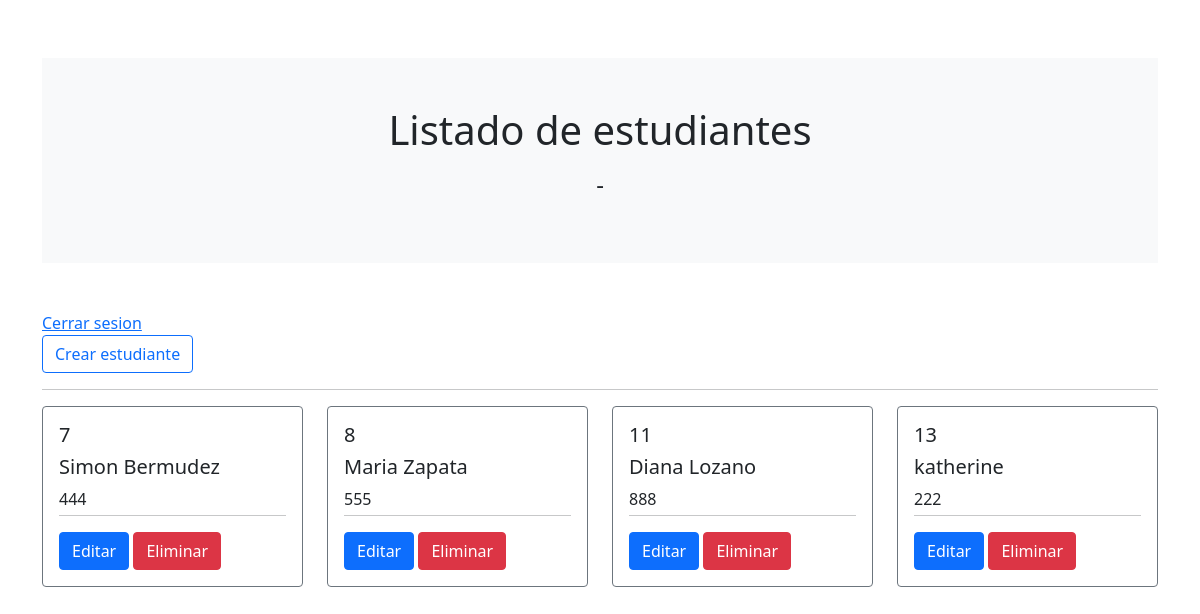
Page /inicio.php on the committed database.
### tables this page shows
CREATE TABLE `estudiante` (
  `cod_estudiante` int(11) NOT NULL,
  `nombre_estudiante` varchar(20) DEFAULT NULL,
  `documento_estudiante` int(10) DEFAULT NULL
);

### inicio.php (called while the page is built, shortened)
<?php
require_once 'modelo/db.php';
$controller = new $controllerName();
$dataToView["data"] = array();
if(method_exists($controller,$_GET["action"])) $dataToView["data"] = $controller->{$_GET["action"]}();
require_once 'vista/plantilla/header.php';
require_once 'vista/'.$_GET["controller"].'/'.$controller->view.'.php';
require_once 'vista/plantilla/footer.php';
?>

### Controlador/estudiante.php (called while the page is built, shortened)
<?php
require_once "Modelo/estudiante.php";
class estudianteController{
    public function __construct() {
        $this->estudianteObj = new estudiante();
    }
    public function list(){
        $this->page_title = 'Listado de estudiantes';
        return $this->estudianteObj->getEstudiante();
    }
}
?>

### Modelo/db.php (called while the page is built, shortened)
<?php
class Db {
    public function __construct() {
        $this->host = constant('DB_HOST');
        $this->db = constant("DB");
        $this->user = constant("DB_USER");
        $this->pass = constant("DB_PASS");
        try {
            $this->conection = new PDO('mysql:host='.$this->host.'; dbname='.$this->db, $this->user, $this->pass);
         } catch (PDOException $e) {
             echo $e->getMessage();
             exit();
         }
    }
}

### Modelo/estudiante.php (called while the page is built, shortened)
<?php
class Estudiante {
    private $table = 'estudiante';
    private $conection;
    public function getConection(){
        $dbObj = new Db();
        $this->conection = $dbObj->conection;
    }
    public function getEstudiante(){
        $sql = "SELECT * FROM ".$this->table;
        $stmt = $this->conection->prepare($sql);
        $stmt->execute();
        return $stmt->fetchAll();
    }
}
?>

### Vista/Estudiante/list_estudiante.php (the view)
<a href="logout.php">Cerrar sesion</a>
<div class="row">
	<div class="col-md-12 text-right">
		<a href="inicio.php?controller=estudiante&action=edit" class="btn btn-outline-primary">Crear estudiante</a>
		<hr/>
	</div>
	<?php
	if(count($dataToView["data"])>0){
		foreach($dataToView["data"] as $estudiante){
			?>
			<div class="col-md-3">
				<div class="card-body border border-secondary rounded">
				<h5 class="card-title"><?php echo $estudiante['cod_estudiante']; ?></h5>
					<h5 class="card-title"><?php echo $estudiante['nombre_estudiante']; ?></h5>
					<div class="card-text"><?php echo nl2br($estudiante['documento_estudiante']); ?></div>
					<hr class="mt-1"/>
					<a href="inicio.php?controller=estudiante&action=edit&cod_estudiante=<?php echo $estudiante['cod_estudiante']; ?>" class="btn btn-primary">Editar</a>
					<a href="inicio.php?controller=estudiante&action=confirmDelete&cod_estudiante=<?php echo $estudiante['cod_estudiante']; ?>" class="btn btn-danger">Eliminar</a>
				</div>
			</div>
			<?php
		}
	}else{
		?>
		<div class="alert alert-info">
			Actualmente no existen estudiantes.
		</div>
		<?php
	}
	?>
</div>

### Vista/Plantilla/header.php (shortened to what this page needs)
<!DOCTYPE html>
<html>
<head>
	<link rel="stylesheet" href="https://cdn.jsdelivr.net/npm/bootstrap@5.1.3/dist/css/bootstrap.min.css">
</head>
<body>
	<div class="container">
		<header class="mb-5">
			<div class="p-5 text-center bg-light" style="margin-top: 58px;">
				<h1 class="mb-3"><?php echo $controller->page_title; ?></h1>
				<h4 class="mb-3">-</h4>
			</div>
		</header>

### Vista/Plantilla/footer.php
</div>
</body>
</html>

### rows in the picture
estudiante: cod_estudiante "7", nombre_estudiante "Simon Bermudez", documento_estudiante "444"
estudiante: cod_estudiante "8", nombre_estudiante "Maria Zapata", documento_estudiante "555"
estudiante: cod_estudiante "11", nombre_estudiante "Diana Lozano", documento_estudiante "888"
estudiante: cod_estudiante "13", nombre_estudiante "katherine", documento_estudiante "222"

### other values in the picture
$controller->page_title "Listado de estudiantes"
